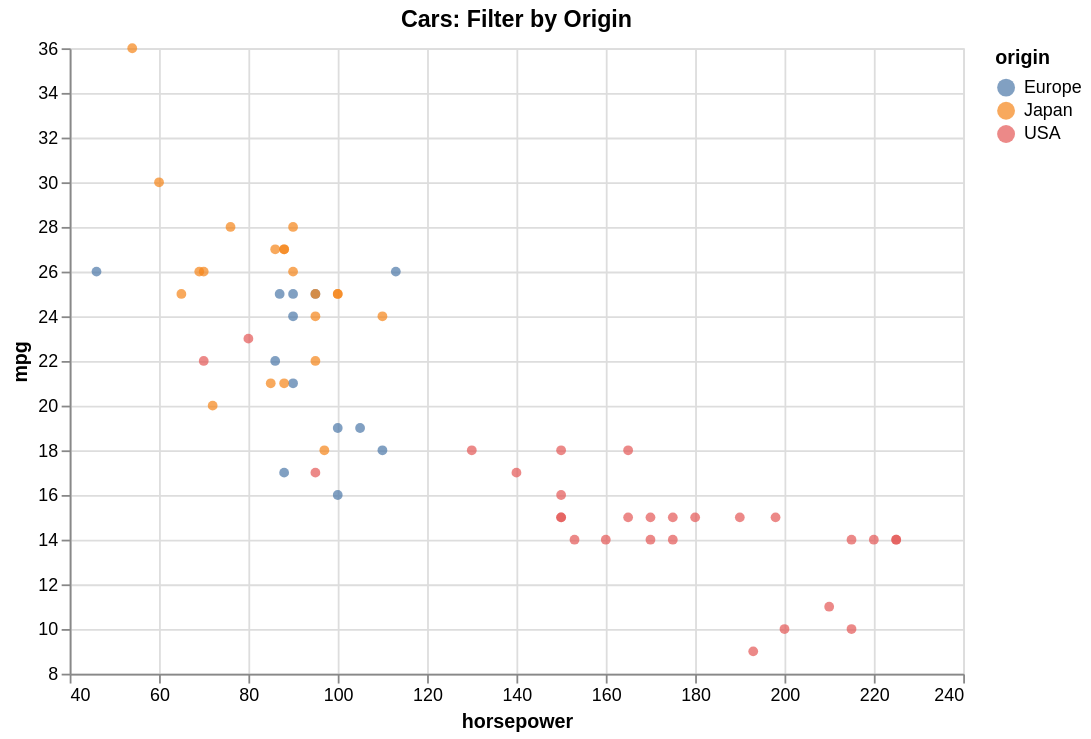

Write a Vega-Lite specification for this figure.
### Vega-Lite specification from a JSON file in a GitHub repository (floating-point values rounded to 4 significant figures)
{"$schema": "https://vega.github.io/schema/vega-lite/v5.json", "data": {"values": [{"acceleration": 12.0, "cylinders": 8, "horsepower": 130, "mpg": 18, "origin": "USA", "weight": 3504}, {"acceleration": 11.5, "cylinders": 8, "horsepower": 165, "mpg": 15, "origin": "USA", "weight": 3693}, {"acceleration": 11.0, "cylinders": 8, "horsepower": 150, "mpg": 18, "origin": "USA", "weight": 3436}, {"acceleration": 12.0, "cylinders": 8, "horsepower": 150, "mpg": 16, "origin": "USA", "weight": 3433}, {"acceleration": 10.5, "cylinders": 8, "horsepower": 140, "mpg": 17, "origin": "USA", "weight": 3449}, {"acceleration": 10.0, "cylinders": 8, "horsepower": 198, "mpg": 15, "origin": "USA", "weight": 4341}, {"acceleration": 9.0, "cylinders": 8, "horsepower": 220, "mpg": 14, "origin": "USA", "weight": 4354}, {"acceleration": 8.5, "cylinders": 8, "horsepower": 215, "mpg": 14, "origin": "USA", "weight": 4312}, {"acceleration": 10.0, "cylinders": 8, "horsepower": 225, "mpg": 14, "origin": "USA", "weight": 4425}, {"acceleration": 8.5, "cylinders": 8, "horsepower": 190, "mpg": 15, "origin": "USA", "weight": 3850}, {"acceleration": 10.0, "cylinders": 8, "horsepower": 170, "mpg": 15, "origin": "USA", "weight": 3563}, {"acceleration": 8.0, "cylinders": 8, "horsepower": 160, "mpg": 14, "origin": "USA", "weight": 3609}, {"acceleration": 9.5, "cylinders": 8, "horsepower": 150, "mpg": 15, "origin": "USA", "weight": 3761}, {"acceleration": 10.0, "cylinders": 8, "horsepower": 225, "mpg": 14, "origin": "USA", "weight": 3086}, {"acceleration": 15.0, "cylinders": 4, "horsepower": 95, "mpg": 24, "origin": "Japan", "weight": 2372}, {"acceleration": 15.5, "cylinders": 4, "horsepower": 95, "mpg": 22, "origin": "Japan", "weight": 2833}, {"acceleration": 15.5, "cylinders": 4, "horsepower": 97, "mpg": 18, "origin": "Japan", "weight": 2774}, {"acceleration": 16.0, "cylinders": 4, "horsepower": 85, "mpg": 21, "origin": "Japan", "weight": 2587}, {"acceleration": 14.5, "cylinders": 4, "horsepower": 88, "mpg": 27, "origin": "Japan", "weight": 2130}, {"acceleration": 20.5, "cylinders": 4, "horsepower": 46, "mpg": 26, "origin": "Europe", "weight": 1835}, {"acceleration": 17.5, "cylinders": 4, "horsepower": 87, "mpg": 25, "origin": "Europe", "weight": 2672}, {"acceleration": 15.0, "cylinders": 4, "horsepower": 90, "mpg": 24, "origin": "Europe", "weight": 2430}, {"acceleration": 17.5, "cylinders": 4, "horsepower": 95, "mpg": 25, "origin": "Europe", "weight": 2375}, {"acceleration": 15.5, "cylinders": 4, "horsepower": 113, "mpg": 26, "origin": "Europe", "weight": 2234}, {"acceleration": 18.5, "cylinders": 4, "horsepower": 90, "mpg": 21, "origin": "Europe", "weight": 2648}, {"acceleration": 14.0, "cylinders": 8, "horsepower": 215, "mpg": 10, "origin": "USA", "weight": 4615}, {"acceleration": 13.0, "cylinders": 8, "horsepower": 200, "mpg": 10, "origin": "USA", "weight": 4376}, {"acceleration": 13.5, "cylinders": 8, "horsepower": 210, "mpg": 11, "origin": "USA", "weight": 4382}, {"acceleration": 18.0, "cylinders": 8, "horsepower": 193, "mpg": 9, "origin": "USA", "weight": 4732}, {"acceleration": 14.5, "cylinders": 4, "horsepower": 88, "mpg": 27, "origin": "Japan", "weight": 2130}, {"acceleration": 13.5, "cylinders": 4, "horsepower": 90, "mpg": 28, "origin": "Japan", "weight": 2264}, {"acceleration": 15.5, "cylinders": 4, "horsepower": 95, "mpg": 25, "origin": "Japan", "weight": 2228}, {"acceleration": 19.0, "cylinders": 4, "horsepower": 100, "mpg": 25, "origin": "Japan", "weight": 2046}, {"acceleration": 13.0, "cylinders": 4, "horsepower": 105, "mpg": 19, "origin": "Europe", "weight": 2634}, {"acceleration": 15.5, "cylinders": 4, "horsepower": 100, "mpg": 16, "origin": "Europe", "weight": 2702}, {"acceleration": 16.5, "cylinders": 4, "horsepower": 88, "mpg": 17, "origin": "Europe", "weight": 2875}, {"acceleration": 17.0, "cylinders": 4, "horsepower": 100, "mpg": 19, "origin": "Europe", "weight": 2901}, {"acceleration": 11.0, "cylinders": 6, "horsepower": 165, "mpg": 18, "origin": "USA", "weight": 3353}, {"acceleration": 11.5, "cylinders": 6, "horsepower": 175, "mpg": 14, "origin": "USA", "weight": 3169}, {"acceleration": 12.5, "cylinders": 6, "horsepower": 153, "mpg": 14, "origin": "USA", "weight": 2906}, {"acceleration": 13.5, "cylinders": 6, "horsepower": 150, "mpg": 15, "origin": "USA", "weight": 3380}, {"acceleration": 12.0, "cylinders": 8, "horsepower": 180, "mpg": 15, "origin": "USA", "weight": 3740}, {"acceleration": 11.0, "cylinders": 8, "horsepower": 170, "mpg": 14, "origin": "USA", "weight": 4080}, {"acceleration": 11.5, "cylinders": 8, "horsepower": 175, "mpg": 15, "origin": "USA", "weight": 3645}, {"acceleration": 14.0, "cylinders": 4, "horsepower": 110, "mpg": 24, "origin": "Japan", "weight": 2585}, {"acceleration": 19.0, "cylinders": 4, "horsepower": 72, "mpg": 20, "origin": "Japan", "weight": 2310}, {"acceleration": 15.0, "cylinders": 4, "horsepower": 100, "mpg": 25, "origin": "Japan", "weight": 2472}, {"acceleration": 16.0, "cylinders": 4, "horsepower": 88, "mpg": 21, "origin": "Japan", "weight": 2265}, {"acceleration": 19.5, "cylinders": 4, "horsepower": 86, "mpg": 27, "origin": "Japan", "weight": 2110}, {"acceleration": 14.5, "cylinders": 4, "horsepower": 90, "mpg": 26, "origin": "Japan", "weight": 2800}, {"acceleration": 19.5, "cylinders": 4, "horsepower": 70, "mpg": 26, "origin": "Japan", "weight": 2110}, {"acceleration": 17.0, "cylinders": 4, "horsepower": 76, "mpg": 28, "origin": "Japan", "weight": 2085}, {"acceleration": 17.0, "cylinders": 4, "horsepower": 65, "mpg": 25, "origin": "Japan", "weight": 2245}, {"acceleration": 15.0, "cylinders": 4, "horsepower": 69, "mpg": 26, "origin": "Japan", "weight": 1965}, {"acceleration": 17.0, "cylinders": 4, "horsepower": 60, "mpg": 30, "origin": "Japan", "weight": 1755}, {"acceleration": 14.0, "cylinders": 6, "horsepower": 70, "mpg": 22, "origin": "USA", "weight": 2815}, {"acceleration": 12.5, "cylinders": 6, "horsepower": 95, "mpg": 17, "origin": "USA", "weight": 3210}, {"acceleration": 13.5, "cylinders": 6, "horsepower": 80, "mpg": 23, "origin": "USA", "weight": 3380}, {"acceleration": 15.5, "cylinders": 4, "horsepower": 54, "mpg": 36, "origin": "Japan", "weight": 1760}, {"acceleration": 14.0, "cylinders": 4, "horsepower": 90, "mpg": 25, "origin": "Europe", "weight": 2130}, {"acceleration": 15.5, "cylinders": 4, "horsepower": 86, "mpg": 22, "origin": "Europe", "weight": 2205}, {"acceleration": 13.5, "cylinders": 4, "horsepower": 110, "mpg": 18, "origin": "Europe", "weight": 2245}]}, "encoding": {"color": {"field": "origin", "type": "nominal"}, "tooltip": [{"field": "horsepower", "type": "quantitative"}, {"field": "origin", "type": "nominal"}, {"field": "mpg", "type": "quantitative"}], "x": {"field": "horsepower", "scale": {"zero": false}, "type": "quantitative"}, "y": {"field": "mpg", "scale": {"zero": false}, "type": "quantitative"}}, "height": 350, "mark": {"filled": true, "type": "point"}, "params": [{"bind": {"input": "select", "labels": ["All", "Europe", "Japan", "USA"], "name": "origin: ", "options": [null, "Europe", "Japan", "USA"]}, "name": "select_origin", "value": null}], "title": "Cars: Filter by Origin", "transform": [{"filter": "select_origin === null || datum.origin === select_origin"}], "width": 500}
